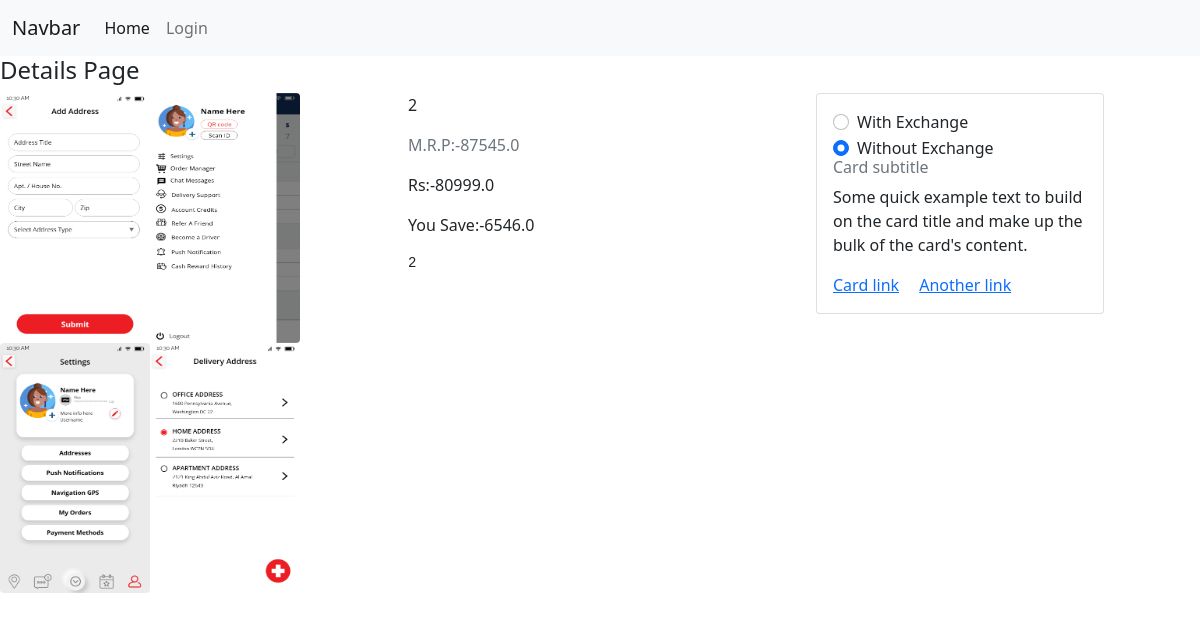
The page /product/detail/2/ on the database its author committed.
### product/models.py (models this page shows, shortened)
class Product(models.Model):
    title = models.CharField(max_length=100)
    price = models.FloatField()
    discount_price = models.FloatField(blank=True, null=True)
    description = models.TextField()
    image = models.ImageField(upload_to='products')
    seller = models.CharField(max_length=100)

class ProductImages(models.Model):
    product = models.ForeignKey(Product, on_delete=models.CASCADE, related_name="pia")
    image = models.ImageField(upload_to='products/images/', blank=True)
    class Meta:
        verbose_name_plural = 'Photo'

### product/views.py (the view)
# urls.py: path("detail/<int:pk>/", views.Product_detail.as_view(), name='detail'),
class Product_detail(DetailView):
    model = Product
    template_name = "product/product_detail.html"
    context_object_name = 'product'
    def get_context_data(self,**kwargs):
        context = super(Product_detail, self).get_context_data(**kwargs)
        context['photos'] = ProductImages.objects.filter(product=self.kwargs['pk'])
        return context

### product/templates/product/product_detail.html (shortened to what this page needs)
{% extends 'base.html' %}
{% load mathfilters %}
{% block content %}
    <h4>Details Page</h4>
    <div class="row">
        <div class="col ">
            <a href="{{product.image.url}}" target= _blank>
                    <img src="{{product.image.url}}" class="rounded float-start" width=150px, height=250px alt="" >
                    </a>
            {% for photo in photos %}
                {% if photo.image %}
                <a href="{{photo.image.url}}" target= _blank>
                    <img src="{{photo.image.url}}" class="rounded float-start" width=150px, height=250px alt="" >
                    </a>
                {% endif %}
            {% endfor %}
        </div>
        <div class=" col">
            <p>{{product.title}}</p>
            <p class="text-muted">M.R.P:-{{product.price}}</p>
            <p>Rs:-{{product.price|sub:product.discount_price}}</p>
            <p>You Save:-{{product.discount_price}}</p>
            <pre>{{product.description}}</pre>
        </div>
        <div class="col">
            <div class="card" style="width: 18rem;">
                <div class="card-body">
                    <div class="form-check">
                        <input class="form-check-input" type="radio" name="flexRadioDefault" id="flexRadioDefault1" onClick="{% url 'home' %}">
                        <label class="form-check-label" for="flexRadioDefault1">
                            With Exchange
                        </label>
                    </div>
                    <div class="form-check">
                        <input class="form-check-input" type="radio" name="flexRadioDefault" id="flexRadioDefault2" checked>
                        <label class="form-check-label" for="flexRadioDefault2">
                            Without Exchange
                        </label>
                    </div>
                    <h6 class="card-subtitle mb-2 text-muted">Card subtitle</h6>
                    <p class="card-text">Some quick example text to build on the card title and make up the bulk of the card's content.</p>
                    <a href="#" class="card-link">Card link</a>
                    <a href="#" class="card-link">Another link</a>
                </div>
            </div>
        </div>
    </div>
{% endblock content %}

### rows shown on the page
Product: image (picture), title "2", price "87545.0", price|sub "80999.0", discount_price "6546.0", description "2"
ProductImages: image (picture)
ProductImages: image (picture)
ProductImages: image (picture)
